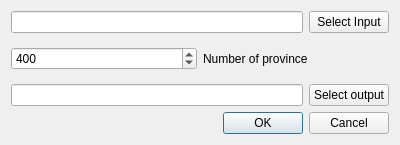
<?xml version="1.0" encoding="UTF-8"?>
<ui version="4.0">
 <class>BlackMapLoaderDialog</class>
 <widget class="QDialog" name="BlackMapLoaderDialog">
  <property name="geometry">
   <rect>
    <x>0</x>
    <y>0</y>
    <width>400</width>
    <height>145</height>
   </rect>
  </property>
  <property name="windowTitle">
   <string>Dialog</string>
  </property>
  <layout class="QVBoxLayout" name="verticalLayout_2">
   <item>
    <layout class="QVBoxLayout" name="verticalLayout">
     <item>
      <layout class="QHBoxLayout" name="horizontalLayout">
       <item>
        <widget class="QLineEdit" name="inputLineEdit"/>
       </item>
       <item>
        <widget class="QPushButton" name="inputLineButton">
         <property name="text">
          <string>Select Input</string>
         </property>
        </widget>
       </item>
      </layout>
     </item>
     <item>
      <layout class="QHBoxLayout" name="horizontalLayout_2">
       <item>
        <widget class="QSpinBox" name="provinceCountEdit">
         <property name="minimum">
          <number>1</number>
         </property>
         <property name="maximum">
          <number>800</number>
         </property>
         <property name="value">
          <number>400</number>
         </property>
        </widget>
       </item>
       <item>
        <widget class="QLabel" name="label">
         <property name="text">
          <string>Number of province</string>
         </property>
        </widget>
       </item>
      </layout>
     </item>
     <item>
      <layout class="QHBoxLayout" name="horizontalLayout_3">
       <item>
        <widget class="QLineEdit" name="outPutLineOutput"/>
       </item>
       <item>
        <widget class="QPushButton" name="outPutLineButton">
         <property name="text">
          <string>Select output</string>
         </property>
        </widget>
       </item>
      </layout>
     </item>
    </layout>
   </item>
   <item>
    <widget class="QDialogButtonBox" name="buttonBox">
     <property name="orientation">
      <enum>Qt::Horizontal</enum>
     </property>
     <property name="standardButtons">
      <set>QDialogButtonBox::Cancel|QDialogButtonBox::Ok</set>
     </property>
    </widget>
   </item>
  </layout>
 </widget>
 <resources/>
 <connections>
  <connection>
   <sender>buttonBox</sender>
   <signal>accepted()</signal>
   <receiver>BlackMapLoaderDialog</receiver>
   <slot>accept()</slot>
   <hints>
    <hint type="sourcelabel">
     <x>248</x>
     <y>254</y>
    </hint>
    <hint type="destinationlabel">
     <x>157</x>
     <y>274</y>
    </hint>
   </hints>
  </connection>
  <connection>
   <sender>buttonBox</sender>
   <signal>rejected()</signal>
   <receiver>BlackMapLoaderDialog</receiver>
   <slot>reject()</slot>
   <hints>
    <hint type="sourcelabel">
     <x>316</x>
     <y>260</y>
    </hint>
    <hint type="destinationlabel">
     <x>286</x>
     <y>274</y>
    </hint>
   </hints>
  </connection>
 </connections>
</ui>
